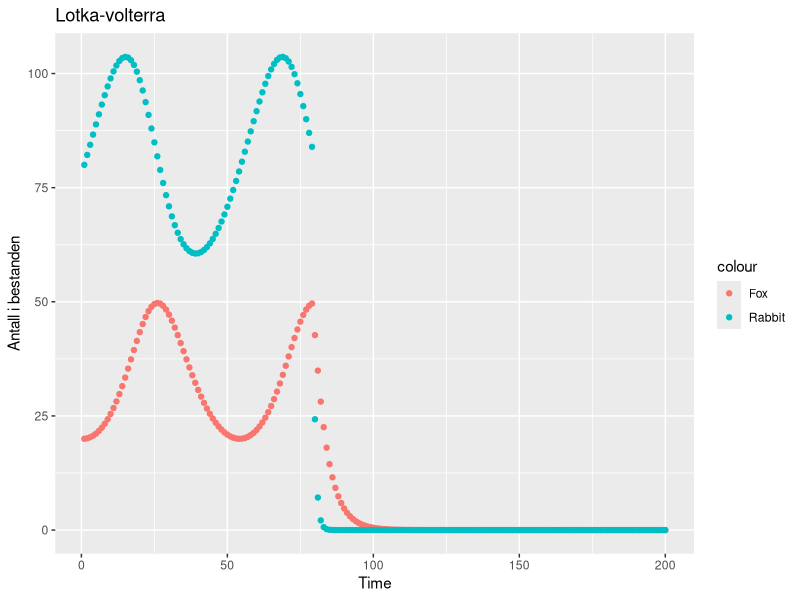

This figure's R source:

#bruker bare samme koden som fra forrige gang
library(tidyverse)
T = 200
R_v = c()
F_v = c()
R_1 = 80
F_1 = 20
a = 0.07
b = 0.002
c = 0.2
d = 0.0025
T_v = c(1)

R_v = c(R_v,R_1)
F_v = c(F_v,F_1)

for (i in 2:T){ 
  if (i<80){
  R_new = (1+a)*(R_v[length(R_v)] - b*R_v[length(R_v)]*F_v[length(F_v)])
  R_v = c(R_v,R_new)
  F_new = (1-c)*F_v[length(F_v)] + d*R_v[length(R_v)] *F_v[length(F_v)]
  F_v = c(F_v,F_new)
  T_v = c(T_v,i)}
  else{
    R_new = ((1+a)*(R_v[length(R_v)] - b*R_v[length(R_v)]*F_v[length(F_v)]))*0.3
    R_v = c(R_v,R_new)
    F_new = (1-c)*F_v[length(F_v)] + d*R_v[length(R_v)] *F_v[length(F_v)]
    F_v = c(F_v,F_new)
    T_v = c(T_v,i)
  }
}

lv = data.frame(Tid = T_v,Fox  = F_v , Rabbit = R_v)
s = ggplot(lv) + geom_point(aes(x = Tid, y = Fox, color = "Fox")) + geom_point(aes(x = Tid, y = Rabbit,color = "Rabbit")) + labs(x = "Time", y = "Antall i bestanden", title = "Lotka-volterra")
ggsave("døde_harer.png", plot = s)
